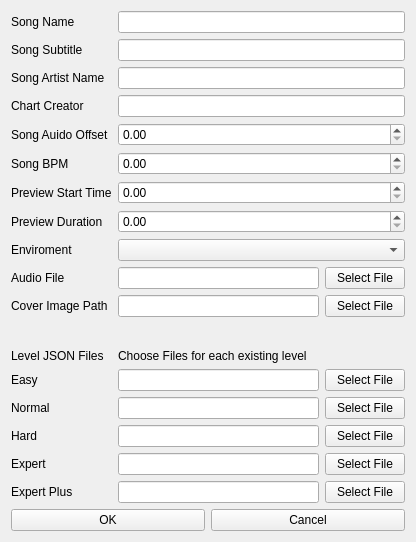
<?xml version="1.0" encoding="UTF-8"?>
<ui version="4.0">
 <class>infoWidget</class>
 <widget class="QWidget" name="infoWidget">
  <property name="geometry">
   <rect>
    <x>0</x>
    <y>0</y>
    <width>416</width>
    <height>541</height>
   </rect>
  </property>
  <property name="windowTitle">
   <string>Form</string>
  </property>
  <layout class="QVBoxLayout" name="verticalLayout">
   <item>
    <layout class="QFormLayout" name="formLayout">
     <item row="0" column="0">
      <widget class="QLabel" name="songTitleLabel">
       <property name="text">
        <string>Song Name</string>
       </property>
      </widget>
     </item>
     <item row="0" column="1">
      <widget class="QLineEdit" name="songTitleIn"/>
     </item>
     <item row="1" column="0">
      <widget class="QLabel" name="songSubtitleLabel">
       <property name="text">
        <string>Song Subtitle</string>
       </property>
      </widget>
     </item>
     <item row="1" column="1">
      <widget class="QLineEdit" name="songSubtitleIn"/>
     </item>
     <item row="2" column="0">
      <widget class="QLabel" name="songArtistLabel">
       <property name="text">
        <string>Song Artist Name</string>
       </property>
      </widget>
     </item>
     <item row="2" column="1">
      <widget class="QLineEdit" name="songArtistIn"/>
     </item>
     <item row="3" column="0">
      <widget class="QLabel" name="chartCreatorLabel">
       <property name="text">
        <string>Chart Creator</string>
       </property>
      </widget>
     </item>
     <item row="3" column="1">
      <widget class="QLineEdit" name="chartCreatorIn"/>
     </item>
     <item row="4" column="0">
      <widget class="QLabel" name="songAudioOffsetLabel">
       <property name="text">
        <string>Song Auido Offset</string>
       </property>
      </widget>
     </item>
     <item row="4" column="1">
      <widget class="QDoubleSpinBox" name="songAudioOffsetIn"/>
     </item>
     <item row="5" column="0">
      <widget class="QLabel" name="songBPMLabel">
       <property name="text">
        <string>Song BPM</string>
       </property>
      </widget>
     </item>
     <item row="5" column="1">
      <widget class="QDoubleSpinBox" name="songBPMIn"/>
     </item>
     <item row="6" column="0">
      <widget class="QLabel" name="previewStartLabel">
       <property name="text">
        <string>Preview Start Time</string>
       </property>
      </widget>
     </item>
     <item row="6" column="1">
      <widget class="QDoubleSpinBox" name="previewStartIn"/>
     </item>
     <item row="7" column="0">
      <widget class="QLabel" name="previewDurLabel">
       <property name="text">
        <string>Preview Duration</string>
       </property>
      </widget>
     </item>
     <item row="7" column="1">
      <widget class="QDoubleSpinBox" name="previewDurIn"/>
     </item>
     <item row="8" column="0">
      <widget class="QLabel" name="enviromentLabel">
       <property name="text">
        <string>Enviroment</string>
       </property>
      </widget>
     </item>
     <item row="8" column="1">
      <widget class="QComboBox" name="enviromentIn"/>
     </item>
     <item row="9" column="0">
      <widget class="QLabel" name="audioFileLabel">
       <property name="text">
        <string>Audio File</string>
       </property>
      </widget>
     </item>
     <item row="9" column="1">
      <layout class="QHBoxLayout" name="horizontalLayout_3">
       <item>
        <widget class="QLineEdit" name="audioFileTextIn"/>
       </item>
       <item>
        <widget class="QPushButton" name="audioFileSelectBtn">
         <property name="text">
          <string>Select File</string>
         </property>
        </widget>
       </item>
      </layout>
     </item>
     <item row="10" column="0">
      <widget class="QLabel" name="coverLabel">
       <property name="text">
        <string>Cover Image Path</string>
       </property>
      </widget>
     </item>
     <item row="10" column="1">
      <layout class="QHBoxLayout" name="horizontalLayout_2">
       <item>
        <widget class="QLineEdit" name="coverTextIn"/>
       </item>
       <item>
        <widget class="QPushButton" name="coverSelectBtm">
         <property name="text">
          <string>Select File</string>
         </property>
        </widget>
       </item>
      </layout>
     </item>
     <item row="12" column="0">
      <widget class="QLabel" name="levelJsonLabel">
       <property name="text">
        <string>Level JSON Files</string>
       </property>
      </widget>
     </item>
     <item row="13" column="0">
      <widget class="QLabel" name="levelEasyLabel">
       <property name="text">
        <string>Easy</string>
       </property>
      </widget>
     </item>
     <item row="13" column="1">
      <layout class="QHBoxLayout" name="horizontalLayout_5">
       <item>
        <widget class="QLineEdit" name="levelEasyTextIn"/>
       </item>
       <item>
        <widget class="QPushButton" name="levelEasySelectBtn">
         <property name="text">
          <string>Select File</string>
         </property>
        </widget>
       </item>
      </layout>
     </item>
     <item row="14" column="0">
      <widget class="QLabel" name="levelNormalLabel">
       <property name="text">
        <string>Normal</string>
       </property>
      </widget>
     </item>
     <item row="14" column="1">
      <layout class="QHBoxLayout" name="horizontalLayout_4">
       <item>
        <widget class="QLineEdit" name="levelNormalTextIn"/>
       </item>
       <item>
        <widget class="QPushButton" name="levelNormalSelectBtn">
         <property name="text">
          <string>Select File</string>
         </property>
        </widget>
       </item>
      </layout>
     </item>
     <item row="15" column="0">
      <widget class="QLabel" name="levelHardLabel">
       <property name="text">
        <string>Hard</string>
       </property>
      </widget>
     </item>
     <item row="15" column="1">
      <layout class="QHBoxLayout" name="horizontalLayout_6">
       <item>
        <widget class="QLineEdit" name="levelHardTextIn"/>
       </item>
       <item>
        <widget class="QPushButton" name="levelHardSelectBtm">
         <property name="text">
          <string>Select File</string>
         </property>
        </widget>
       </item>
      </layout>
     </item>
     <item row="16" column="0">
      <widget class="QLabel" name="levelExpertLabel">
       <property name="text">
        <string>Expert</string>
       </property>
      </widget>
     </item>
     <item row="16" column="1">
      <layout class="QHBoxLayout" name="horizontalLayout_7">
       <item>
        <widget class="QLineEdit" name="levelExpertTextIn"/>
       </item>
       <item>
        <widget class="QPushButton" name="levelExpertSelectBtn">
         <property name="text">
          <string>Select File</string>
         </property>
        </widget>
       </item>
      </layout>
     </item>
     <item row="17" column="0">
      <widget class="QLabel" name="levelExpertPlusLabel">
       <property name="text">
        <string>Expert Plus</string>
       </property>
      </widget>
     </item>
     <item row="17" column="1">
      <layout class="QHBoxLayout" name="horizontalLayout_8">
       <item>
        <widget class="QLineEdit" name="levelExpertPlusTextIn"/>
       </item>
       <item>
        <widget class="QPushButton" name="levelExpertPlusSelectBtn">
         <property name="text">
          <string>Select File</string>
         </property>
        </widget>
       </item>
      </layout>
     </item>
     <item row="11" column="0">
      <spacer name="horizontalSpacer">
       <property name="orientation">
        <enum>Qt::Horizontal</enum>
       </property>
       <property name="sizeHint" stdset="0">
        <size>
         <width>40</width>
         <height>20</height>
        </size>
       </property>
      </spacer>
     </item>
     <item row="12" column="1">
      <widget class="QLabel" name="levelJSONDescptionLabel">
       <property name="text">
        <string>Choose Files for each existing level</string>
       </property>
      </widget>
     </item>
    </layout>
   </item>
   <item>
    <layout class="QHBoxLayout" name="horizontalLayout">
     <item>
      <widget class="QPushButton" name="infoOkBtn">
       <property name="text">
        <string>OK</string>
       </property>
      </widget>
     </item>
     <item>
      <widget class="QPushButton" name="infoCancelBtn">
       <property name="text">
        <string>Cancel</string>
       </property>
      </widget>
     </item>
    </layout>
   </item>
  </layout>
 </widget>
 <resources/>
 <connections/>
</ui>
